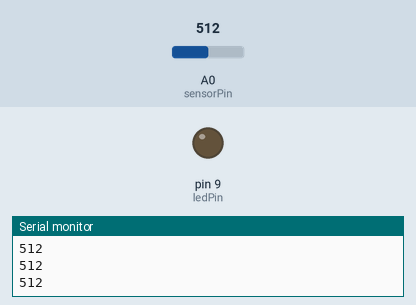
A sketch run on a simulated Arduino Uno, built with avr-gcc and run on an emulated ATmega328P. Shown: output pins drawn as LEDs (lit = HIGH), the last lines printed to the serial monitor. The inputs (shaded band) are chosen by the test bench; at power-on: A0 (sensorPin) = 512.

Above: at 1.2 s.
1.3 s: A0 (sensorPin) set to 491
At 1.7 s:
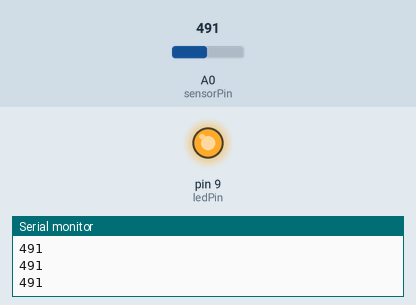
2.8 s: A0 (sensorPin) set to 510
At 4.0 s:
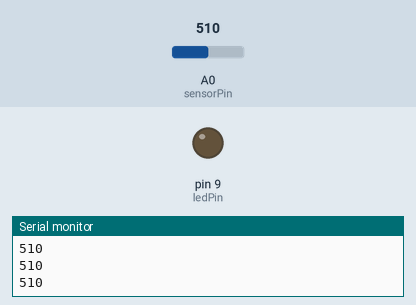
4.3 s: A0 (sensorPin) set to 490
At 5.6 s:
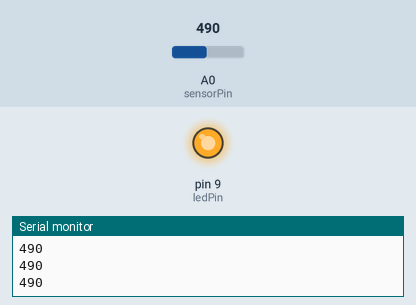
Timing chart, 0 to 7.3 s (numbered marks = the images above; inputs shaded):
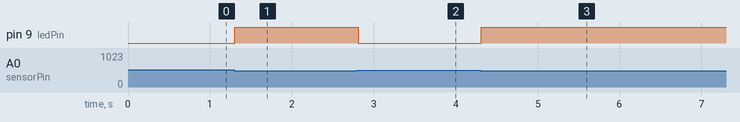

Measured:
- the behaviour switches between 500 and 499 on A0 (sensorPin) (found by bisection; images 0 and 1)
- after the input at 1.3 s, pin 9 (ledPin): LOW → HIGH at once
- after the input at 2.8 s, pin 9 (ledPin): HIGH → LOW at once
- after the input at 4.3 s, pin 9 (ledPin): LOW → HIGH at once

The sketch:

light_in_dark.ino
```cpp
int sensorPin = A0;
int ledPin = 9;

void setup() {
  pinMode(ledPin, OUTPUT);
  Serial.begin(9600);
}

void loop() {
  int lightLevel = analogRead(sensorPin);
  Serial.println(lightLevel);
  if (lightLevel < 500) {
    digitalWrite(ledPin, HIGH);
  } else {
    digitalWrite(ledPin, LOW);
  }
  delay(100);
}
```
